Frame 1 (no input): blank canvas, image omitted
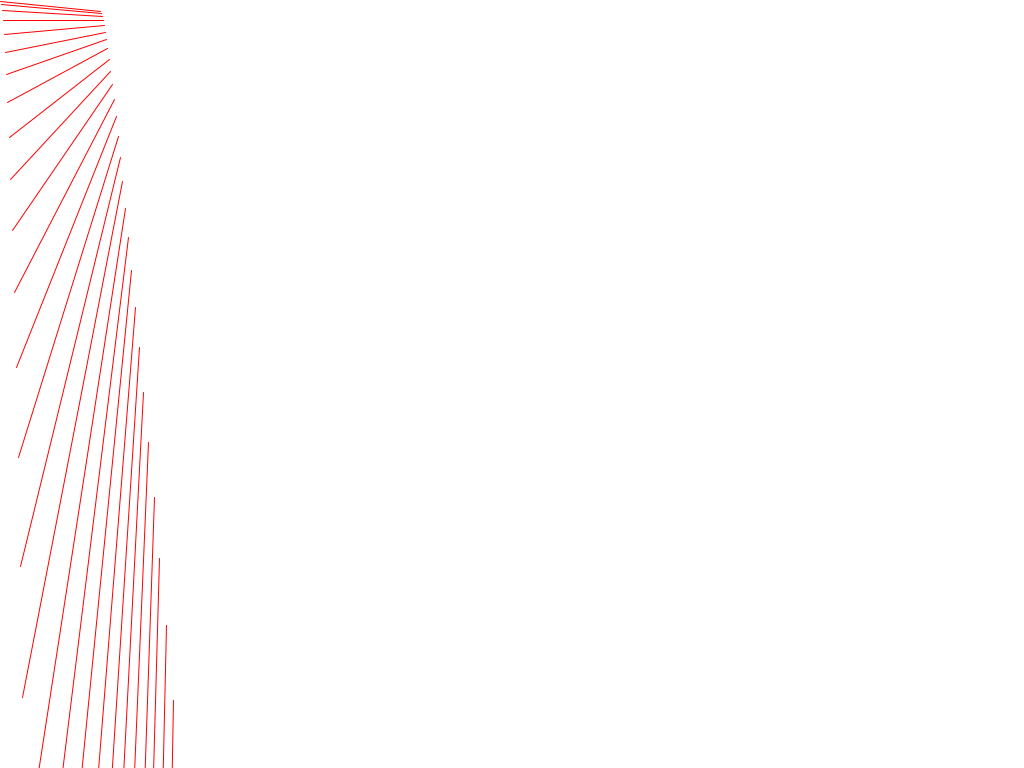
Frame 60 (the mouse pressed at the canvas centre just before this capture)
Frame 120 (the mouse held since frame 60 and released just before this capture): identical to frame 60, image omitted

The Processing sketch that drew this single still picture (run headless with seeded random() and noise(); from frame 60 on, the mouse is pressed at the canvas centre):

// Processing sketch: sketch_sep30c_BasicIterations
// ── sketch_sep30c_BasicIterations.pde
// Jason Stephens
// Introduction To Computational Media (ICM)
// ITP - Fall 2010
// Week:4_Practice:  Back to Basics

float x = .1;
float y = 1;

void setup (){
  background(255);
  size(1024,768);
}

void draw(){
  stroke(255,0,0);
  strokeWeight(1);
  line(x+100,y+10,x,x*x+y);
  x = x+y/100+1;
  y = y+x + 1;
}
